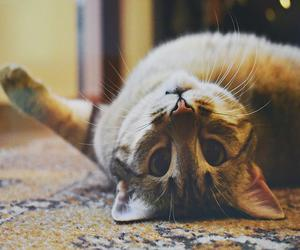
#> input picture test/resizejpg001.jpg, 300 x 250 px; its folder holds only this picture in this run
$ python test.py
#> lines starting #> are read from the running program, lines starting #| are printed output that depends on the picture; after the words box and inside, x2 and y2 are one past the last pixel; in counts of white or black regions, pixels touching at a corner belong together
import cv2
import glob
import os


def show(image):
#> called with image = 'resizejpg001.jpg'
    img = cv2.imread('../test/' + image)
#> img is the input picture: shape (250, 300, 3); mean B, G, R 106.7, 122.9, 135
    detector = cv2.CascadeClassifier(
        '../Haar-Training-Cat/training/cascades/cascade.xml')
    signs = detector.detectMultiScale(img, minSize=(
        80, 40), scaleFactor=1.1, minNeighbors=1)
#> signs = [[63, 3, 86, 43], [90, 107, 124, 62]]
    if len(signs) > 0:
        for (x, y, w, h) in signs:
            cv2.rectangle(img, (x, y), (x+w, y+h), (0, 0, 255), 2)
            cv2.imshow('Frame', img)
            cv2.waitKey(1000)
#> this loop made 2 passes
#> pass 1, in show, `cv2.imshow('Frame', img)`:
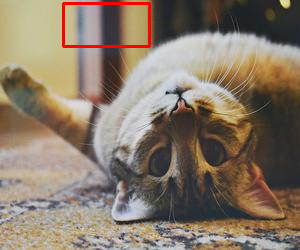
#> window 'Frame': shape (250, 300, 3); mean B, G, R 105.6, 121.4, 136
#> pass 2, in show, `cv2.imshow('Frame', img)`:
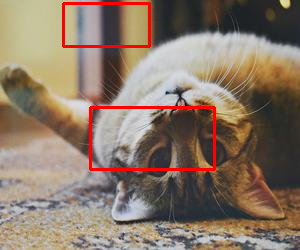
#> window 'Frame': shape (250, 300, 3); mean B, G, R 104.1, 119.8, 138
    else:
        print("False")
    cv2.destroyAllWindows()


files = glob.glob('../test/*.jpg')
for i, f in enumerate(files):
    show(os.path.basename(f))

$ run again, on test/resizejpg002.jpg
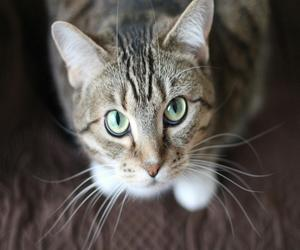
#> input picture test/resizejpg002.jpg, 300 x 250 px
#> in show, img is the input picture: shape (250, 300, 3); mean B, G, R 78, 82.3, 87.6
#> signs = [[95, 91, 118, 59], [156, 191, 96, 48]]
#> the loop in show, `for (x, y, w, h) in signs:` made 2 passes
#> pass 1, in show, `cv2.imshow('Frame', img)`:
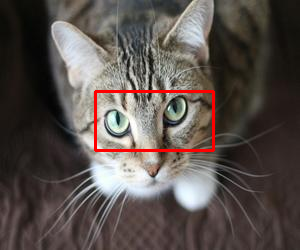
#> window 'Frame': shape (250, 300, 3); mean B, G, R 76.3, 80.4, 89.2
#> pass 2, in show, `cv2.imshow('Frame', img)`:
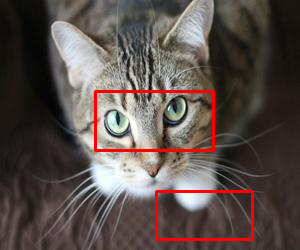
#> window 'Frame': shape (250, 300, 3); mean B, G, R 75.3, 79.4, 91

$ run again, on test/resizejpg003.jpg
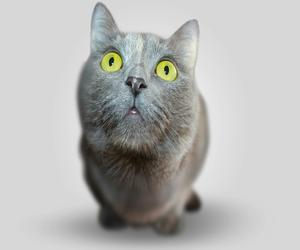
#> input picture test/resizejpg003.jpg, 300 x 250 px
#> in show, img is the input picture: shape (250, 300, 3); mean B, G, R 179.8, 181.9, 181.8
#> signs = [[75, 3, 85, 43], [103, 123, 123, 62], [172, 69, 80, 40], [200, 72, 93, 46]]
#> the loop in show, `for (x, y, w, h) in signs:` made 4 passes
#> pass 1, in show, `cv2.imshow('Frame', img)`:
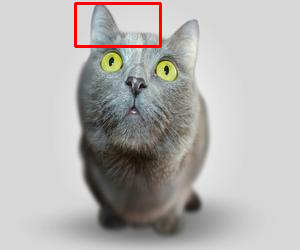
#> window 'Frame': shape (250, 300, 3); mean B, G, R 177.8, 179.9, 182.4
#> after the loop in show, `for (x, y, w, h) in signs:`:
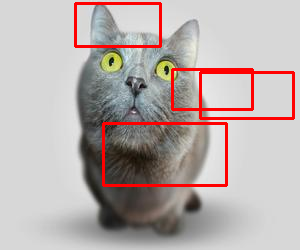
#> img: shape (250, 300, 3); 4.53% of pixels changed, all inside (x1, y1, x2, y2) = (74, 2, 295, 187)
